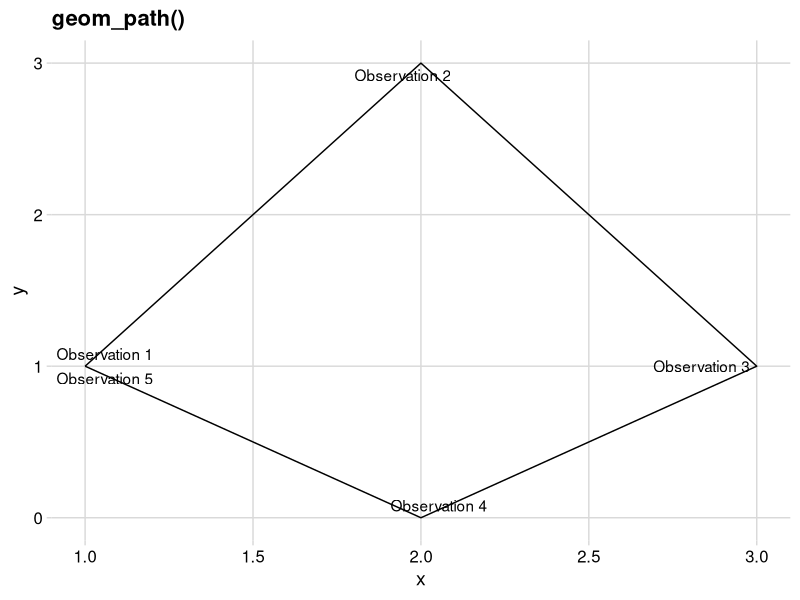
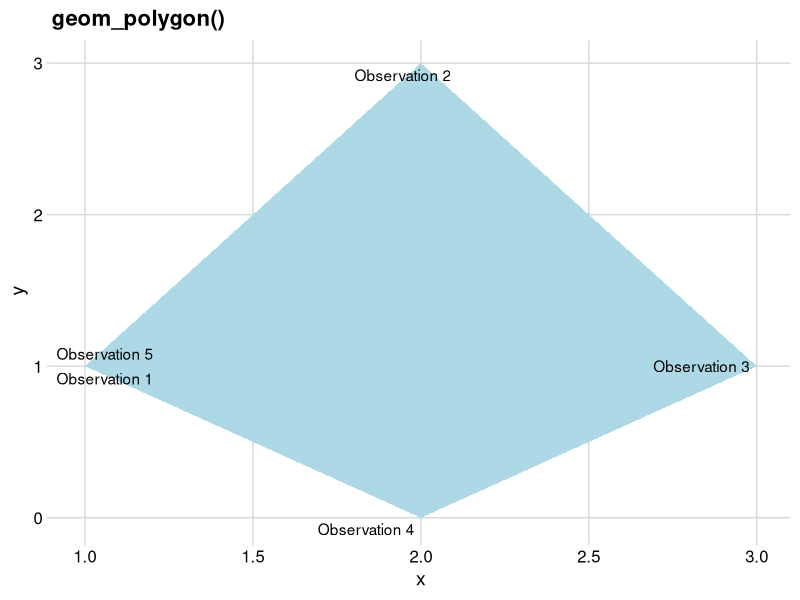
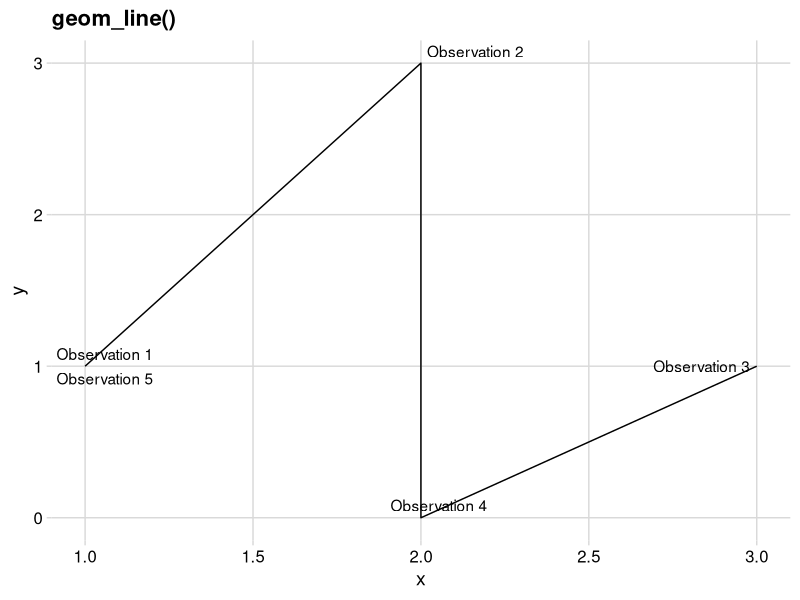

R code for these plots, in order:
## ---- chunk 1
#| label: fig-q2-ex1
#| fig-cap: "Explaining the difference betweeen geom_path(), geom_polygon() and geom_line()"
#| fig-subcap: 
#|   - "geom_path()"
#|   - "geom_polygon()"
#|   - "geom_line()"
#| layout-ncol: 3

library(tidyverse)
library(cowplot)

df <- data.frame(
  x = c(1, 2, 3, 2, 1),
  y = c(1, 3, 1, 0, 1),
  label = paste0("Observation ", 1:5)
)

ggplot(df, aes(x, y, label = label)) +
  geom_path() +
  ggrepel::geom_text_repel() +
  labs(title = "geom_path()") +
  theme_minimal_grid()

ggplot(df, aes(x, y, label = label)) +
  geom_polygon(fill = "lightblue") +
  ggrepel::geom_text_repel() +
  labs(title = "geom_polygon()") +
  theme_minimal_grid()

ggplot(df, aes(x, y, label = label)) +
  geom_line() +
  ggrepel::geom_text_repel() +
  labs(title = "geom_line()") +
  theme_minimal_grid()
